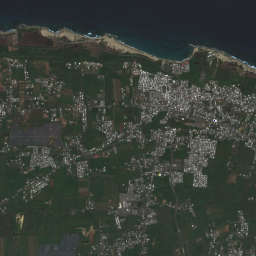
#> input picture Task_1/samples/S2A_MSIL2A_20171025T150721_N0500_R082_T19QGA_20230910T203157.SAFE_img_1.tiff, 256 x 256 px, found by its file name; its folder holds 4 pictures in this run
$ jupyter execute --allow-errors task2_JCRDR_V1.ipynb
#> lines starting #> are read from the running program, lines starting #| are printed output that depends on the picture
[cell 1]
import pandas as pd
import numpy as np
import matplotlib.pyplot as plt
import rasterio
import seaborn as sns
import os

from sklearn import svm
from sklearn.model_selection import train_test_split
from sklearn.preprocessing import StandardScaler
from sklearn.decomposition import PCA
from sklearn.svm import SVC
from sklearn.metrics import classification_report
from sklearn import datasets
from PIL import Image
from tqdm import tqdm

[cell 2]
class config:
    image_size = (64, 64)
    components = 50

[cell 3]
def load_rgb_images(folder, label, size=config.image_size):
#> called with folder = 'samples', label = 0, size = (64, 64)
    images = []
    labels = []
    for filename in tqdm(os.listdir(folder), desc=f"Loading RGB from {folder}"):
        if filename.endswith('.jpg') or filename.endswith('.tiff'):
            img_path = os.path.join(folder, filename)
            img = Image.open(img_path).convert('RGB').resize(size)
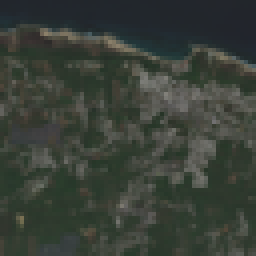
#> img: PIL image 64x64 RGB (shown 4 times larger); mean R, G, B 57.1, 63.4, 55.7
#> pass 3 of the loop in load_rgb_images, `for filename in tqdm(os.listdir(folder), desc=f"Loading RGB from {fold..`:
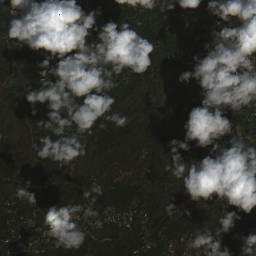
#> input picture Task_1/samples/S2A_MSIL2A_20171025T150721_N0500_R082_T19QGA_20230910T203157.SAFE_img_105.tiff, 256 x 256 px, found by its file name
#> in load_rgb_images, `img = Image.open(img_path).convert('RGB').resize(size)`:
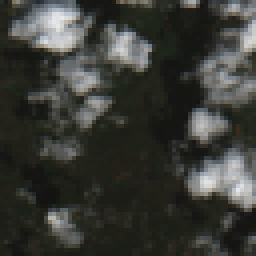
#> img: PIL image 64x64 RGB (shown 4 times larger); mean R, G, B 58.5, 59.8, 54.9
#> the loop made 4 passes; the first 3 are shown
            images.append(np.array(img).flatten())
            labels.append(label)
    return images, labels


def load_ndvi_images(folder, size=config.image_size):
    images = []
    filenames = []
    for filename in tqdm(os.listdir(folder), desc=f"Loading NDVI from {folder}"):
        if filename.endswith('.jpg') or filename.endswith('.tiff'):
            img_path = os.path.join(folder, filename)
            img = Image.open(img_path).resize(size)
            images.append(np.array(img).flatten())
            filenames.append(filename)
    return images, filenames
